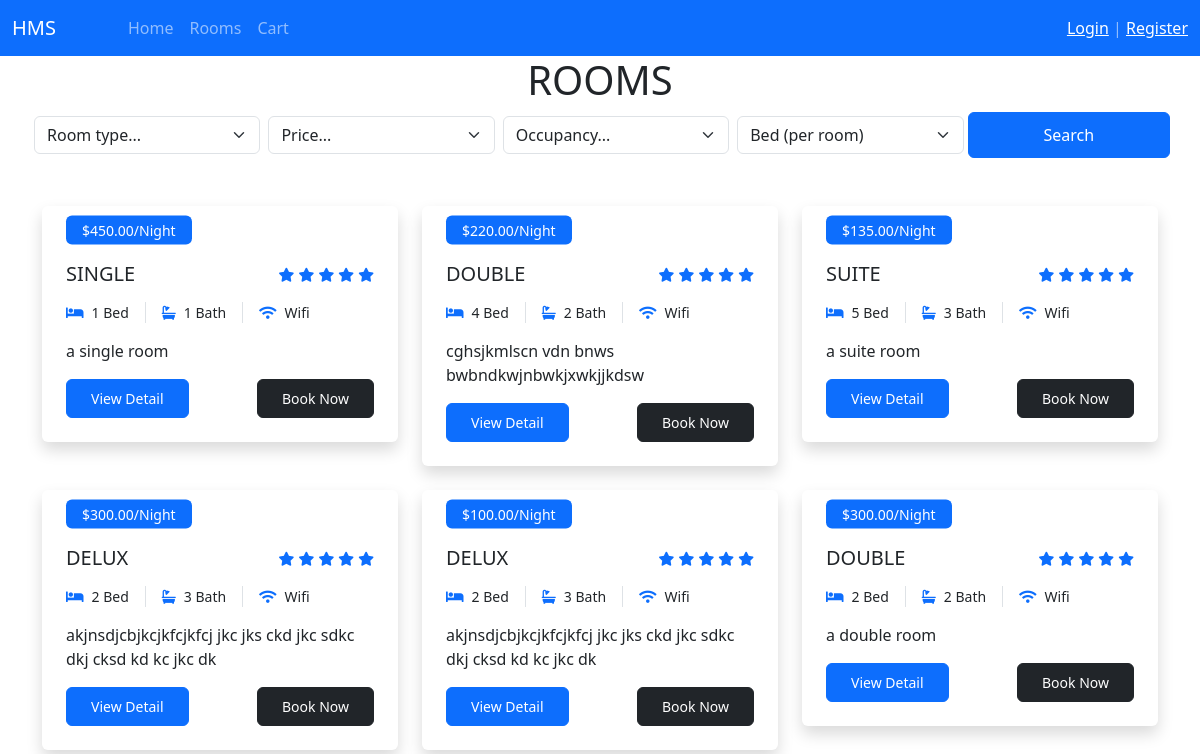
/rooms/, run on the app's committed database.
### hms_main/models.py (models this page shows)
class Room(models.Model):
    ROOM_TYPES = [
        ('single', 'Single Room'),
        ('double', 'Double Room'),
        ('suite', 'Suite Room'),
        ('delux', 'Delux Room'),
    ]
    room_type = models.CharField(
        max_length=10, choices=ROOM_TYPES, help_text='Select the type of room.')
    description = models.TextField(
        help_text='Provide a description of the room.')
    occupancy = models.PositiveIntegerField(
        help_text='Specify the maximum number of guests allowed in the room.')
    availability = models.BooleanField(
        default=True, help_text='Indicate if the room is currently available for booking.')
    price = models.DecimalField(
        max_digits=10, decimal_places=2, help_text='Enter the price per night for the room.')
    no_of_bed = models.PositiveBigIntegerField(
        null=True, help_text='Specify number of Beds')
    no_of_bath = models.PositiveBigIntegerField(
        null=True, help_text='Specify number of Baths')
    def __str__(self):
        return f"{self.get_room_type_display()} - ${self.price} per night"

### hms_main/views.py (the view)
# urls.py: path('rooms/',views.room,name='rooms'),
def room(request):
     if request.method == 'GET':
        room_type = request.GET.get('room_type', '')
        price = request.GET.get('price', '')
        occupancy = request.GET.get('occupancy', '')
        no_of_bed = request.GET.get('no_of_bed', '')
        default_price_range = (0, 1000)
        default_no_of_bed = 0
        if '-' in price:
            p1, p2 = map(int, price.split('-'))
        else:
            p1, p2 = default_price_range
        no_of_bed = int(no_of_bed) if no_of_bed.isdigit() else default_no_of_bed
        room_type_query = Q(room_type__icontains=room_type)
        price_query = Q(price__range=(p1, p2))
        occupancy_query = Q(occupancy=occupancy)
        no_of_bed_query = Q(no_of_bed=no_of_bed)
        filters = []
        if room_type:
            filters.append(room_type_query)
        if price:
            filters.append(price_query)
        if occupancy:
            filters.append(occupancy_query)
        if no_of_bed:
            filters.append(no_of_bed_query)
        if filters:
            rooms = Room.objects.filter(*filters)
            print(rooms)
        else:
            rooms = Room.objects.all()
            print(rooms)
        return render(request, 'rooms.html', {'rooms': rooms})

### hms_main/templates/rooms.html (shortened to what this page needs)
{% extends "base.html" %}
{% block content %}
<h1 class="h1 text-center">ROOMS</h1>
<div class="container ">
    <form class="row" action="" method="get">
    <select name="room_type" class="form-select col m-1" aria-label="Default select example">
        <option value="">Room type...</option>
      </select>
      <select name="price" class="form-select col m-1" aria-label="Default select example">
        <option value="0-1000">Price...</option>
      </select>
      <select  name="occupancy" class="form-select col m-1" aria-label="Default select example">
        <option value="">Occupancy...</option>
      </select>
      <select name="no_of_bed" class="form-select col m-1" aria-label="Default select example">
        <option value="">Bed (per room)</option>
      </select>
      <input class="col btn btn-primary" type="submit" value="Search">
    </form>
</div>
    <div class="container-xxl py-5">
        <div class="container">
            <div class="row g-4">
                {% for room in rooms %}
                <div class="col-lg-4 col-md-6 wow fadeInUp" data-wow-delay="0.1s">
                    <div class="room-item shadow rounded overflow-hidden">
                        <div class="position-relative">
                            <small class="position-absolute start-0 top-100 translate-middle-y bg-primary text-white rounded py-1 px-3 ms-4">${{room.price}}/Night</small>
                        </div>
                        <div class="p-4 mt-2">
                            <div class="d-flex justify-content-between mb-3">
                                <h5 class="mb-0">{{room.room_type.upper}}</h5>
                                <div class="ps-2">
                                    <small class="fa fa-star text-primary"></small>
                                    <small class="fa fa-star text-primary"></small>
                                    <small class="fa fa-star text-primary"></small>
                                    <small class="fa fa-star text-primary"></small>
                                    <small class="fa fa-star text-primary"></small>
                                </div>
                            </div>
                            <div class="d-flex mb-3">
                                <small class="border-end me-3 pe-3"><i class="fa fa-bed text-primary me-2"></i>{{room.no_of_bed}} Bed</small>
                                <small class="border-end me-3 pe-3"><i class="fa fa-bath text-primary me-2"></i>{{room.no_of_bath}} Bath</small>
                                <small><i class="fa fa-wifi text-primary me-2"></i>Wifi</small>
                            </div>
                            <p class="text-body mb-3">{{room.description}}</p>
                            <div class="d-flex justify-content-between">
                                <a class="btn btn-sm btn-primary rounded py-2 px-4" href="">View Detail</a>
                                <a class="btn btn-sm btn-dark rounded py-2 px-4" href=" {% url "book_room" room.id %} ">Book Now</a>
                            </div>
                        </div>
                    </div>
                </div>
                    {% endfor %}
    </div>
</div>
{% endblock content %}

### hms_main/templates/base.html (shortened to what this page needs)
<!DOCTYPE html>
<html lang="en">
<head>
    <link href="https://cdn.jsdelivr.net/npm/bootstrap@5.3.2/dist/css/bootstrap.min.css" rel="stylesheet">
    <link href="https://cdn.jsdelivr.net/npm/bootstrap-icons@1.4.1/font/bootstrap-icons.css" rel="stylesheet">
    <link href="https://cdnjs.cloudflare.com/ajax/libs/font-awesome/5.10.0/css/all.min.css" rel="stylesheet">
</head>
<body>
   {% include "navbar.html" %}
    {% block content %}
    {% endblock content %}
</body>
</html>

### hms_main/templates/navbar.html (shortened to what this page needs)
<nav class="navbar bg-primary navbar-expand-md" data-bs-theme="dark">
    <div class="container-fluid">
        <a class="navbar-brand" href=" {% url "home" %} ">HMS</a>
        <div class="collapse navbar-collapse" id="navbarText">
            <ul class="navbar-nav ms-5 me-auto mb-2 mb-lg-0">
                <li class="nav-item">
                    <a class="nav-link {% block home_page %} {% endblock %}" aria-current="page" href=" {% url "home" %} ">Home</a>
                </li>
                <li class="nav-item">
                    <a class="nav-link {% block rooms_page %} {% endblock %}" href=" {% url "rooms" %} ">Rooms</a>
                </li>
                <li class="nav-item">
                    <a class="nav-link {% block check_out_page %} {% endblock %}" href=" {% url "check_out" %} ">Cart</a>
                </li>
            </ul>
            <span class="navbar-text">
                {% if request.user.is_authenticated %}
                <a href=" {% url "logout" %} ">Logout</a>
                {% else %}
                <a href=" {% url "login" %} ">Login</a> |
                <a href=" {% url "register" %} ">Register</a>
                {% endif %}
            </span>
        </div>
    </div>
</nav>

### data on the page
Room: price "450.00", room_type "SINGLE", no_of_bed "1", no_of_bath "1", description "a single room"
Room: price "220.00", room_type "DOUBLE", no_of_bed "4", no_of_bath "2", description "cghsjkmlscn vdn bnws bwbndkwjnbwkjxwkjjkdsw"
Room: price "135.00", room_type "SUITE", no_of_bed "5", no_of_bath "3", description "a suite room"
Room: price "300.00", room_type "DELUX", no_of_bed "2", no_of_bath "3", description "akjnsdjcbjkcjkfcjkfcj jkc jks ckd jkc sdkc dkj cksd kd kc jkc dk"
Room: price "100.00", room_type "DELUX", no_of_bed "2", no_of_bath "3", description "akjnsdjcbjkcjkfcjkfcj jkc jks ckd jkc sdkc dkj cksd kd kc jkc dk"
Room: price "300.00", room_type "DOUBLE", no_of_bed "2", no_of_bath "2", description "a double room"
